Frame 1 (no input): blank canvas, image omitted
Frame 60 (no input): blank canvas, image omitted
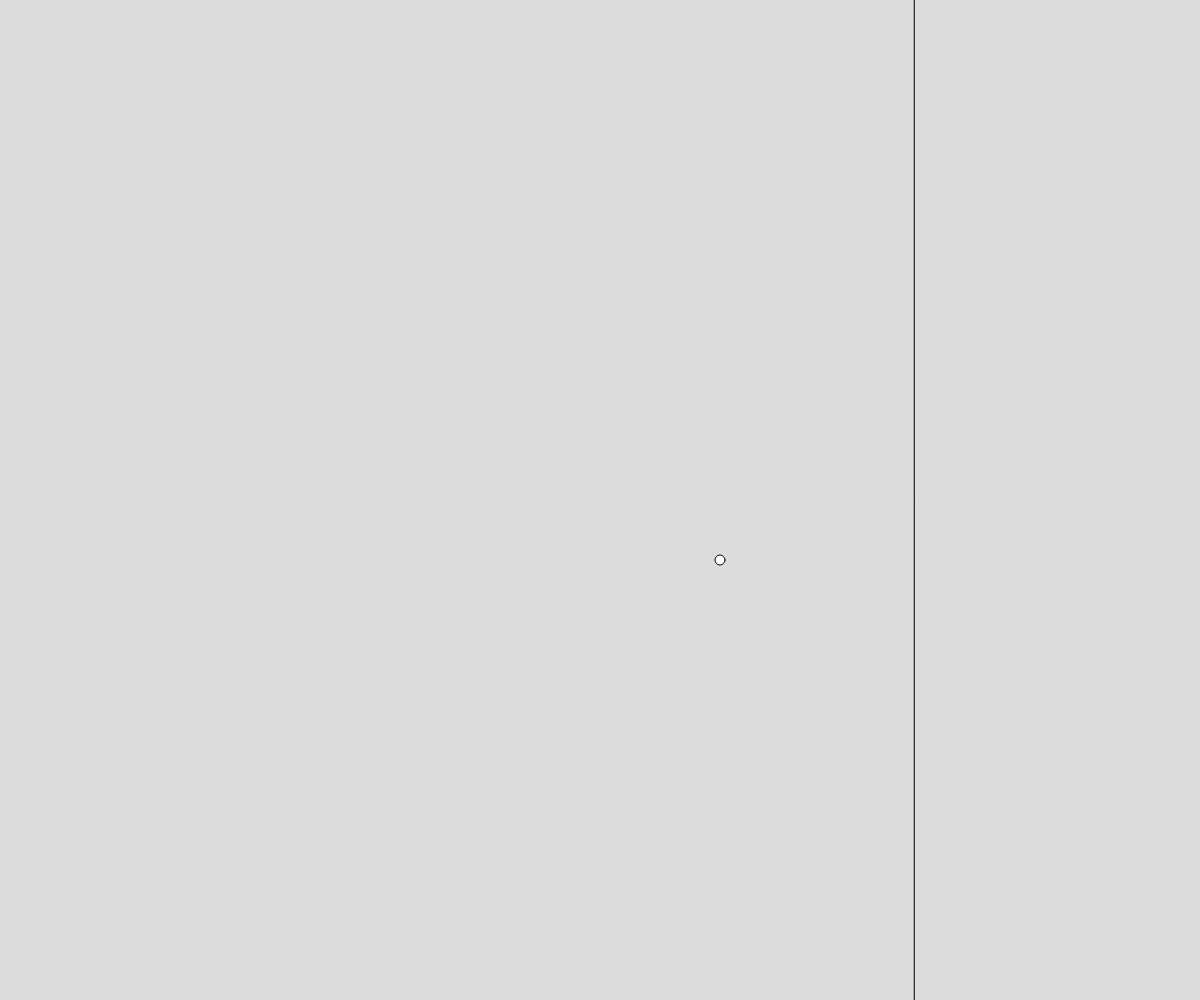
Frame 120 (the mouse pressed at the canvas centre since frame 60)

The p5.js sketch whose frames 1 and 60 were blank and that drew this single picture after the mouse press (run headless with seeded random() and noise() and a simulated clock; from frame 60 on, the mouse is pressed at the canvas centre):

// p5.js sketch
// ── sketch.js
/* global createCanvas*/
/* global width*/
/* global height*/
/* global background*/
/* global line*/
/* global resizeCanvas*/
/* global ellipse*/
/* global mouseX*/
/* global mouseY*/


/* global update*/

const MENU_RATIO = 3.5;
var particles = [];
var menuHeight, menuWidth; // menu dimensions
var sceneHeight, sceneWidth; // scene dimensions
var oldSceneWidth, oldSceneHeight; //old scene dimensions
var oldWidth, oldHeight; // old canvas dimensions
var vx = 5;
var vy = 5;


function setup() {
  createCanvas(window.innerWidth, window.innerHeight);
  oldWidth = width;
  oldHeight = height;
  if (width >= height) {
    menuHeight = height;
    menuWidth = height/MENU_RATIO;
    oldSceneWidth = width - menuWidth;
    oldSceneHeight = height;
  } else {
    menuWidth = width;
    menuHeight = width/MENU_RATIO;
    oldSceneWidth = width;
    oldSceneHeight = height - menuHeight;
  }
} 

function draw() { 
  if (width >= height) {
    // draw menu on the left side
    menuHeight = height;
    menuWidth = height/MENU_RATIO;
    sceneWidth = width - menuWidth;
    sceneHeight = height;
  } else {
    menuWidth = width;
    menuHeight = width/MENU_RATIO;
    sceneWidth = width;
    sceneHeight = height - menuHeight;
  }
  
  
  background(220);
  update(1, particles, sceneWidth, sceneHeight);
  
  if (oldWidth != width || oldHeight != height){
    // scale the particles
    for (var i = 0; i < particles.length; i++){
      particles[i].x *= sceneWidth / oldSceneWidth;
      particles[i].y *= sceneHeight / oldSceneHeight;
      particles[i].r *= Math.sqrt(sceneWidth*sceneHeight / (oldSceneWidth * oldSceneHeight));
      // if (sceneWidth / oldSceneWidth < sceneHeight / oldSceneHeight){
      //   // scale the radius with x component
      //   if (sceneWidth / oldSceneWidth < 1){
      //     particles[i].r *= sceneWidth / oldSceneWidth;
      //   } else {
      //     particles[i].r *= oldSceneWidth / sceneWidth;
      //   }
      // } else {
      //   // scale the radius with y component
      //   if (sceneHeight / oldSceneHeight < 1) {
      //   particles[i].r *= sceneHeight / oldSceneHeight;
      //   } else {
      //   particles[i].r *= oldSceneHeight / sceneHeight;
      //   }
      // }
    }
    oldWidth = width;
    oldHeight = height;
    oldSceneWidth = sceneWidth;
    oldSceneHeight = sceneHeight;
  }
  for (var i = 0; i < particles.length; i++){
    drawParticle(particles[i].x, particles[i].y, particles[i].r)
  }
  
  drawMenuLine();
}

function drawMenuLine(){
  if (width >= height) {
    // draw menu on the left side
    line(sceneWidth, 0, sceneWidth, height);
  } else {
    line(0, sceneHeight, width, sceneHeight);
  }
}


//HELPER FUNCTIONS
function drawParticle(x, y, r) {
  ellipse(x, y, 2 * r, 2 * r);
}



// EVENTS
function windowResized() {
  resizeCanvas(window.innerWidth, window.innerHeight);
}

function mousePressed() {
  var r = 5;
  var mass = Math.PI*Math.pow(r, 2);
  
  if (width >= height){
    if (mouseX + r < width - menuWidth){
      particles.push({
        x: mouseX,
        y: mouseY,
        r: r,
        mass: mass,
        vx: 2,//this.vx,
        vy: 1//this.vy
      });
    }
  } else {
    if (mouseY + r < height - menuHeight){
      particles.push({
        x: mouseX,
        y: mouseY,
        r: r,
        mass: mass,
        vx: 1,//this.vx,
        vy: 2//this.vy
      });
    }
  }
}



// ── physics.js
//Charge (magnitude and sign) is given by the user in microcoulombs 
//And the initial position
//And the number of particles

//follow the movement of the particles
function update(dt, particles, width, height)
{
    var distances = [];
    for (var i = 0; i < particles.length; i++)
    {
        if(particles.length > 1)
        {
            for (var j = i + 1; j < particles.length; j++) {
                // var v1 = posVector(particles,i);
                // var v2 = posVector(particles,j);
                var dx = particles[j].x - particles[i].x
                var dy = particles[j].y - particles[i].y
                var d = Math.sqrt(Math.pow(dx,2) + Math.pow(dy,2));
                distances.push(d);
                
                if(d <= (particles[i].r + particles[j].r)){
                    var l = lamda(particles,i,j,dx,dy);
                    particles[i].vx = (l/(particles[i].mass)*dx + particles[i].vx);
                    particles[i].vy = (l/(particles[i].mass)*dy + particles[i].vy);
                    particles[j].vx = (-l/(particles[j].mass)*dx + particles[j].vx);
                    particles[j].vy = (-l/(particles[j].mass)*dy + particles[j].vy);
                    console.log("vx : " + particles[i].vx);
                }
                
                }
            }
        
        
        particles[i].x += particles[i].vx * dt;
        particles[i].y += particles[i].vy * dt;
        
        if (particles[i].x + particles[i].r >= width){
            particles[i].vx *= -1;
        } else if (particles[i].x - particles[i].r <= 0){
            particles[i].vx *= -1;
        }
        if (particles[i].y + particles[i].r >= height){
            particles[i].vy *= -1;
        } else if (particles[i].y - particles[i].r <= 0){
            particles[i].vy *= -1;
        }
    }
    
}



function lamda( particles, i, j, dx, dy){

    var subtractionVelX = particles[i].vx - particles[j].vx;
    var subtractionVelY = particles[i].vy - particles[j].vy;
    var dotProduct = subtractionVelX * dx + subtractionVelY * dy;
    var dotProductS = dx*dx + dy*dy;
   
    
    var lamdaRes = ((-2*particles[i].mass*particles[j].mass)/(particles[i].mass + particles[j].mass))*((dotProduct)/dotProductS);
    return lamdaRes;
}
